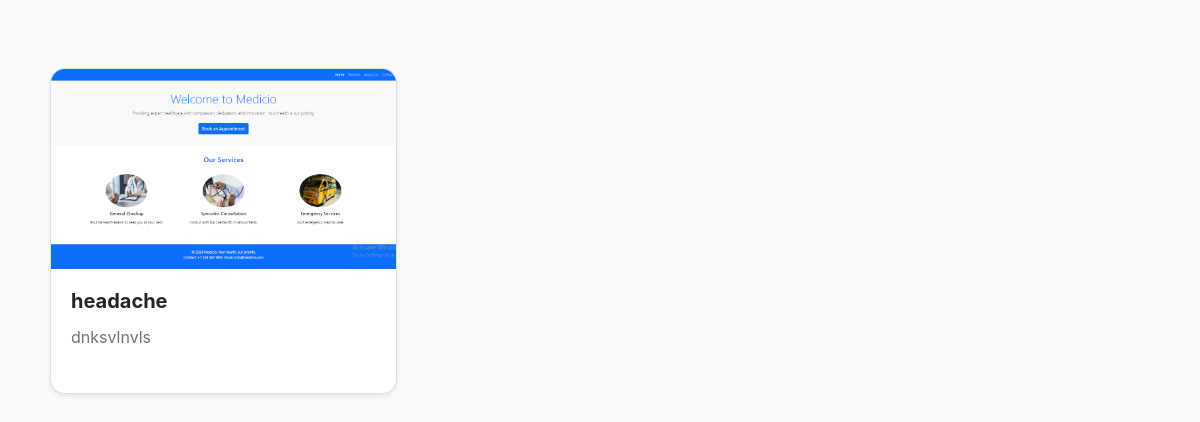
Screenshot of /display.php with the database file from the repository.
### tables this page shows
CREATE TABLE `services` (
  `id` int(11) NOT NULL,
  `name` varchar(255) NOT NULL,
  `description` text DEFAULT NULL,
  `image` varchar(255) DEFAULT NULL,
  `created_at` timestamp NOT NULL DEFAULT current_timestamp()
);

### display.php (the view, shortened to what this page needs)
<?php
include 'config.php';
$services_query = "SELECT * FROM services";
$services_result = mysqli_query($connection, $services_query);
?>
<!DOCTYPE html>
<html lang="en">
<head>
    <link rel="stylesheet" href="https://stackpath.bootstrapcdn.com/bootstrap/4.5.2/css/bootstrap.min.css">
</head>
<body>
<div class="container mt-5">
    <div class="row">
        <?php while ($service = mysqli_fetch_assoc($services_result)): ?>
            <div class="col-md-4">
                <div class="card mb-4 shadow-sm">
                    <img src="<?php echo $service['image']; ?>" class="card-img-top" alt="<?php echo htmlspecialchars($service['name']); ?>">
                    <div class="card-body d-flex flex-column">
                        <h5 class="card-title"><?php echo htmlspecialchars($service['name']); ?></h5>
                        <p class="card-text"><?php echo htmlspecialchars($service['description']); ?></p>
                    </div>
                </div>
            </div>
        <?php endwhile; ?>
    </div>
</div>
</body>
</html>

### display.php (style rules this page uses)
body { background-color: #f8f9fa; }
.card { transition: transform 0.3s, box-shadow 0.3s; height: 100%; border-radius: 15px; overflow: hidden; }
.card-img-top { height: 200px; object-fit: cover; }
.card-title { font-size: 1.25rem; font-weight: bold; }
.card-text { font-size: 1rem; color: #6c757d; }
.container { padding: 20px; }

### rows the page displays
services: image (picture), name "headache", description "dnksvlnvls"
